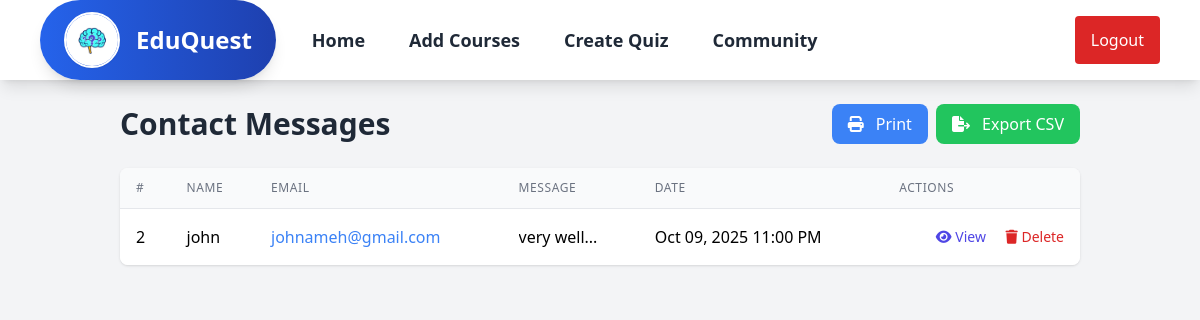
Screenshot of /admin/contacts_admin.php with the database file from the repository.
### tables this page shows
CREATE TABLE `contact` (
  `id` int(255) NOT NULL,
  `username` varchar(30) NOT NULL,
  `email` varchar(50) NOT NULL,
  `message` varchar(255) NOT NULL,
  `created_at` timestamp NOT NULL DEFAULT current_timestamp()
);

### admin/contacts_admin.php (the view, shortened to what this page needs)
<?php
include("./assets/header_admin.php");
$conn = new mysqli("localhost", "root", "", "learning_app");
$contacts_query = $conn->query("SELECT * FROM contact ORDER BY created_at DESC");
?>
<!DOCTYPE html>
<html lang="en">
<head>
    <script src="https://cdn.tailwindcss.com"></script>
    <link href="https://cdnjs.cloudflare.com/ajax/libs/font-awesome/6.7.2/css/all.min.css" rel="stylesheet" />
</head>
<body class="bg-gray-100">
    <div class="container mx-auto py-6 px-4 sm:px-6 lg:px-8">
        <div class="flex flex-col sm:flex-row justify-between items-start sm:items-center mb-6 gap-4">
            <h1 class="text-2xl sm:text-3xl font-bold text-gray-800">Contact Messages</h1>
            <div class="flex flex-wrap gap-2 w-full sm:w-auto">
                <button onclick="window.print()" class="bg-blue-500 hover:bg-blue-600 text-white px-3 py-2 text-sm sm:px-4 sm:py-2 sm:text-base rounded-lg w-full sm:w-auto">
                    <i class="fas fa-print mr-2"></i> Print
                </button>
                <button onclick="exportToCSV()" class="bg-green-500 hover:bg-green-600 text-white px-3 py-2 text-sm sm:px-4 sm:py-2 sm:text-base rounded-lg w-full sm:w-auto">
                    <i class="fas fa-file-export mr-2"></i> Export CSV
                </button>
            </div>
        </div>
        <div class="bg-white rounded-lg shadow overflow-hidden">
            <div class="responsive-table">
                <table class="min-w-full divide-y divide-gray-200">
                    <thead class="bg-gray-50">
                        <tr>
                            <th class="px-4 py-3 text-left text-xs font-medium text-gray-500 uppercase tracking-wider">#</th>
                            <th class="px-4 py-3 text-left text-xs font-medium text-gray-500 uppercase tracking-wider">Name</th>
                            <th class="px-4 py-3 text-left text-xs font-medium text-gray-500 uppercase tracking-wider">Email</th>
                            <th class="px-4 py-3 text-left text-xs font-medium text-gray-500 uppercase tracking-wider">Message</th>
                            <th class="px-4 py-3 text-left text-xs font-medium text-gray-500 uppercase tracking-wider">Date</th>
                            <th class="px-4 py-3 text-left text-xs font-medium text-gray-500 uppercase tracking-wider">Actions</th>
                        </tr>
                    </thead>
                    <tbody class="bg-white divide-y divide-gray-200">
                        <?php while ($contact = $contacts_query->fetch_assoc()): ?>
                            <tr class="hover:bg-gray-50">
                                <td class="px-4 py-4 whitespace-nowrap" data-label="ID"><?= htmlspecialchars($contact['id']) ?></td>
                                <td class="px-4 py-4 whitespace-nowrap" data-label="Name"><?= htmlspecialchars($contact['username']) ?></td>
                                <td class="px-4 py-4 whitespace-nowrap" data-label="Email">
                                    <a href="mailto:<?= htmlspecialchars($contact['email']) ?>" class="text-blue-500 hover:underline">
                                        <?= htmlspecialchars($contact['email']) ?>
                                    </a>
                                </td>
                                <td class="px-4 py-4" data-label="Message">
                                    <div class="truncate max-w-xs" title="<?= htmlspecialchars($contact['message']) ?>">
                                        <?= htmlspecialchars(substr($contact['message'], 0, 50)) ?>...
                                    </div>
                                </td>
                                <td class="px-4 py-4 whitespace-nowrap" data-label="Date"><?= date('M d, Y h:i A', strtotime($contact['created_at'])) ?></td>
                                <td class="px-4 py-4 whitespace-nowrap text-right text-sm font-medium action-buttons">
                                    <button onclick="viewMessage(<?= $contact['id'] ?>)"
                                        class="text-indigo-600 hover:text-indigo-900 mr-4"
                                        title="View">
                                        <i class="fas fa-eye"></i> <span class="hidden sm:inline">View</span>
                                    </button>
                                    <button onclick="confirmDelete(<?= $contact['id'] ?>)"
                                        class="text-red-600 hover:text-red-900"
                                        title="Delete">
                                        <i class="fas fa-trash"></i> <span class="hidden sm:inline">Delete</span>
                                    </button>
                                </td>
                            </tr>
                        <?php endwhile; ?>
                    </tbody>
                </table>
            </div>
        </div>
    </div>
</body>
</html>

### rows the page displays
contact: id "2", username "john", email "johnameh@gmail.com", message "very well", created_at "Oct 09, 2025 11:00 PM"
